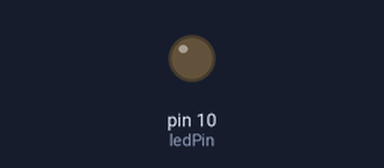
The sketch below on a simulated Arduino Uno, built with avr-gcc and run on an emulated ATmega328P. Shown: output pins drawn as LEDs (lit = HIGH).

Above: at 1.4 s.
At 4.0 s:
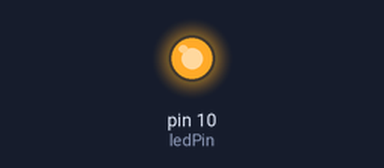
Timing chart, 0 to 9.9 s (numbered marks = the images above):
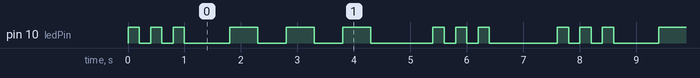

Measured:
- by itself, pin 10 (ledPin): repeats every 7.6 s: 2 × (LOW 0.20 s, HIGH 0.20 s), LOW 0.80 s, 2 × (HIGH 0.50 s, LOW 0.50 s), HIGH 0.50 s, LOW 1.1 s, 2 × (HIGH 0.20 s, LOW 0.20 s), HIGH 0.20 s, LOW 1.2 s, HIGH 0.20 s
- by itself, everything shown: repeats every 7.6 s, in 18 steps

The sketch:

sos_led_blink.ino
```cpp
int ledPin=10;

 void setup() {
  // put your setup code here, to run once:
pinMode(ledPin,OUTPUT);
}

void loop() {
  // put your main code here, to run repeatedly:

    flash(200); flash(200); flash(200); // S, 3 short flashes
    delay(600); //3 dots between letters
    flash(500); flash(500); flash(500); // O, 3 long flashes
    delay(600); //3 dots between letters
    flash(200); flash(200); flash(200); // S, 3 short flashes
    delay(1000);

}

void flash(int period)
{
  digitalWrite(ledPin,HIGH); //led on
  delay(period); // period of time on depending on letter
  digitalWrite(ledPin,LOW); //led off
  delay(period); //period of time off depending on letter
}
```
